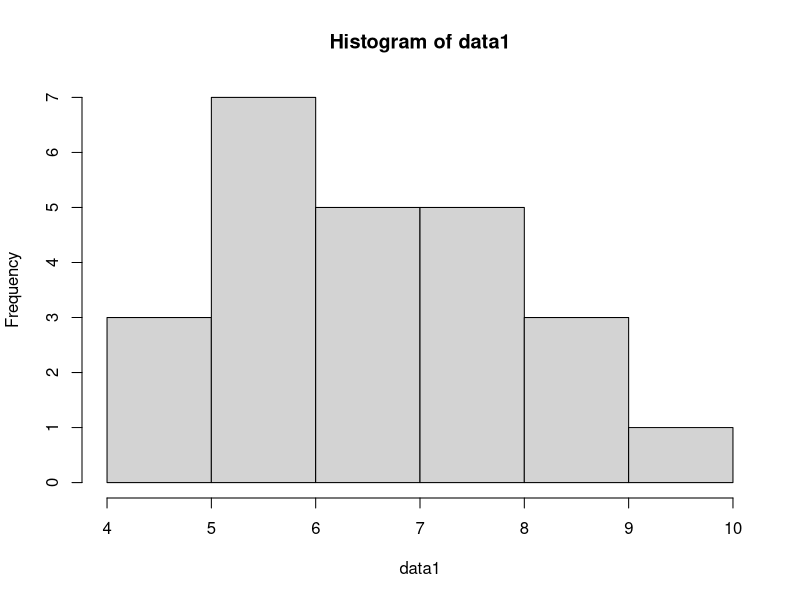
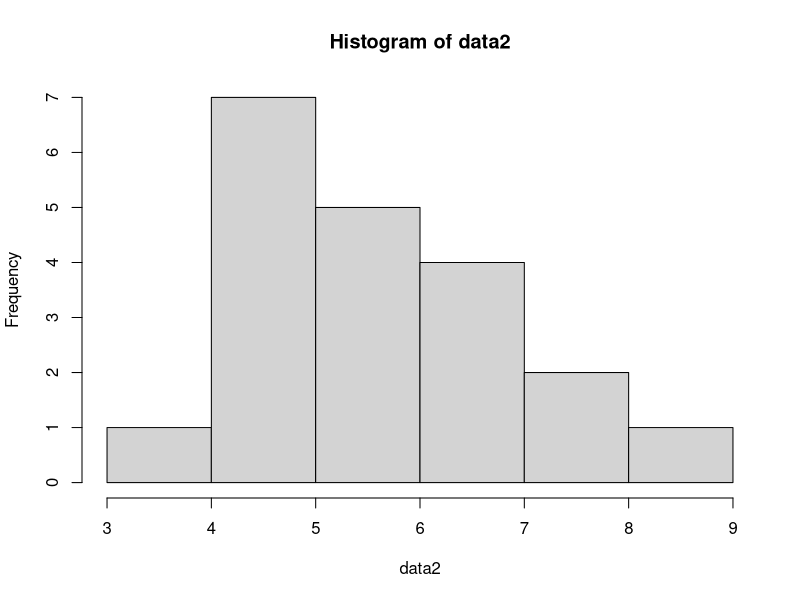

Write R code to recreate these figures, in order.
data1 <- c(4.5, 5, 5, 5.5, 5.5, 5.5, 6, 6, 6, 6, 6.5, 7, 7, 7, 7, 7.5, 8, 8, 8, 8, 8.5, 8.5, 9, 10)
data2 <- c(3.6,4.1,4.2,4.4,4.5,4.5,4.8,4.8,5.1,5.2,5.6,5.7,5.8,6.2,6.3,6.7,6.9,7.3,7.5,8.1)
dev.new()
hist(data1)
hist(data2)